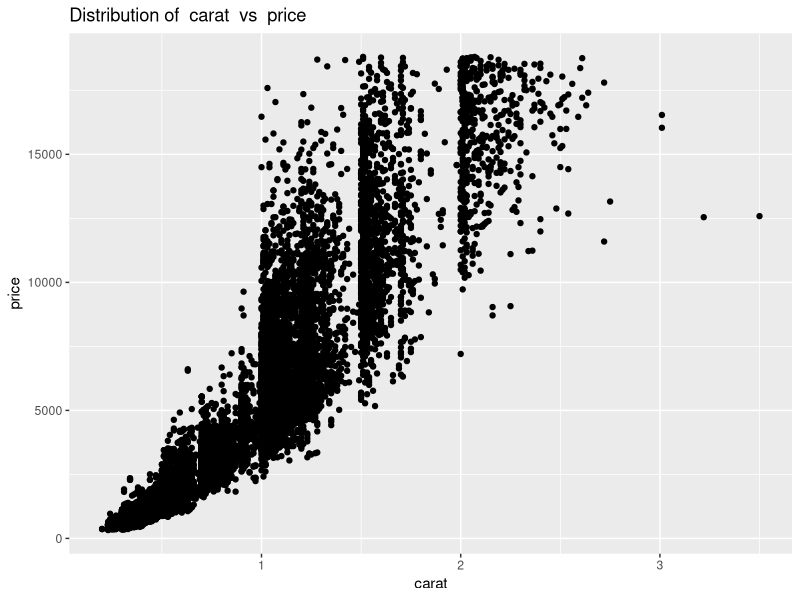
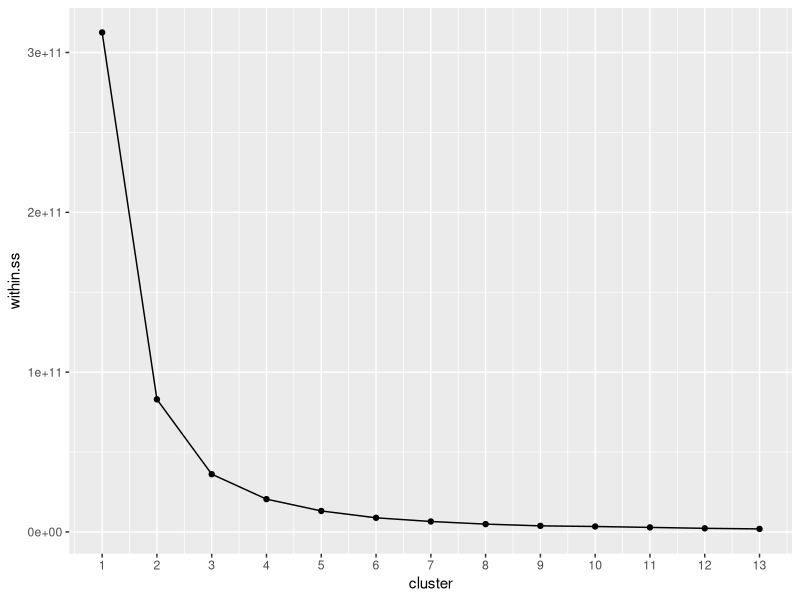
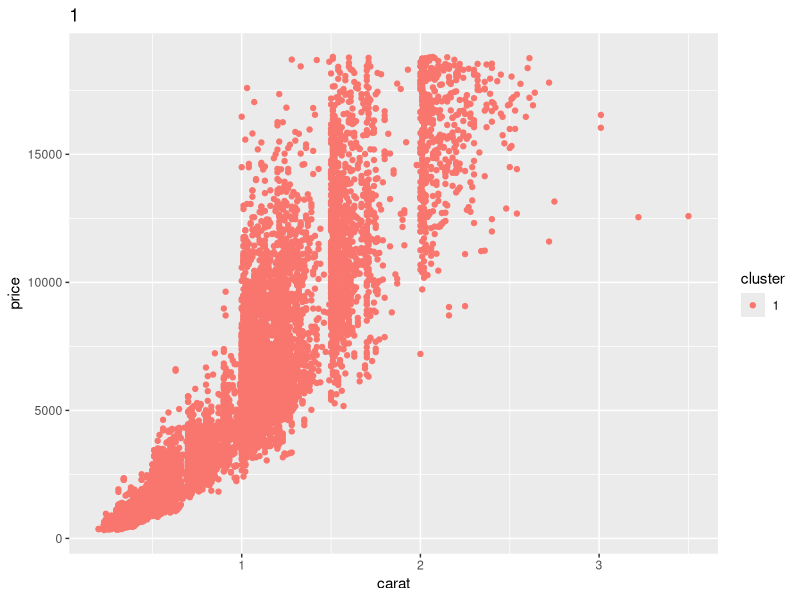
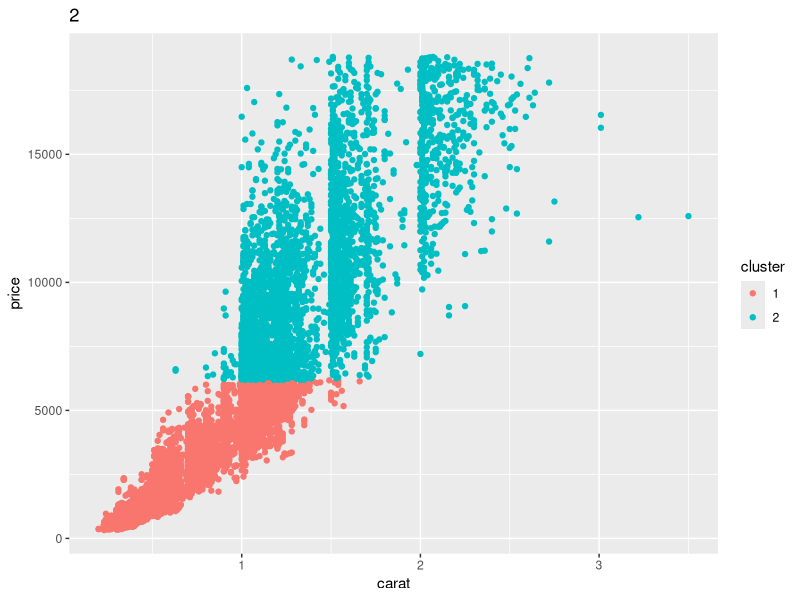
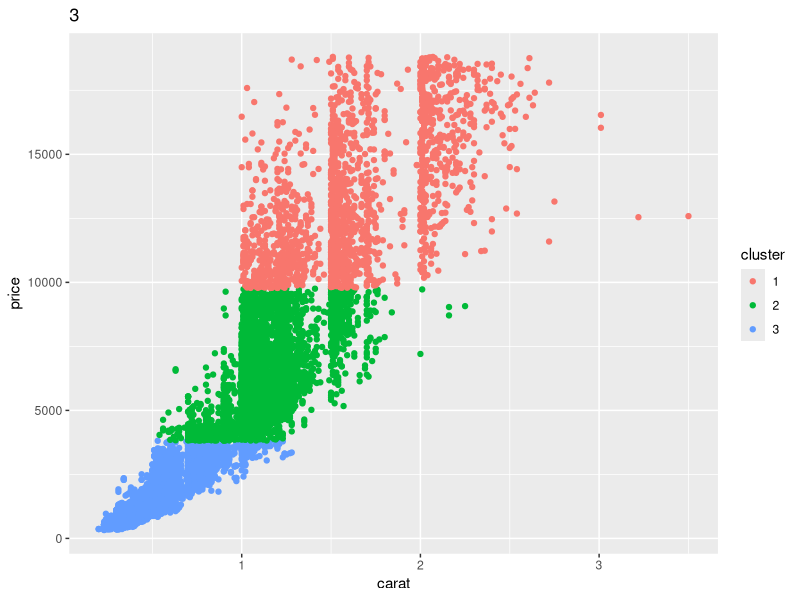

Generate these figures, in order, with R: (Note: this script raises an error after producing the figures.)
####  K-mean Clustering in ggPlot
#     Nick Waters
#       20150121
#        Version 1
#Sub Source:http://www.r-bloggers.com/bot-botany-k-means-and-ggplot2/ 
#Main Source: http://rstudio-pubs-static.s3.amazonaws.com/2598_ccd642fc32854463844c6f9cc153983a.html



library(ggplot2)
library(plyr)
require(graphics)

#numeric variables of interest   TWEAK THIS LATER0
var1<-"carat"
var2<-"price"
var3<-"table"
#catagorical variables of interest
catvar<-"color"

#open file, but for now use diamonds dataset
file1<-diamonds
sub1<-file1[file1$cut=='Ideal', ]
sub1.5<-sub1[c(var1, var2, var3,catvar)]
sub2<-sub1[c(var1, var2, var3)]


#plot basic 
ggplot(sub2, aes(x=sub2[[var1]], y=sub2[[var2]])) + geom_point()+
  labs(title=(paste("Distribution of ",var1," vs ",var2)), x=var1, y=var2
)

#######################Graph to determine centers
dia.kmeans<-lapply(1:13, function(i){
  kmeans(sub2[,c(var1, var2)], centers = i)
})

lapply(dia.kmeans, function(x) x$withinss)

dia.within.ss <- sapply(dia.kmeans, function(x) sum(x$withinss))
ggplot(data.frame(cluster = 1:13, within.ss = dia.within.ss), aes(cluster, within.ss)) +
  geom_point() + geom_line() +
  scale_x_continuous(breaks = 0:13)
##################

clustRange<-1:3   ### Set this based on above plot's inflection point
dia.kmeans<-lapply(clustRange, function(i){
  kmeans(sub2[,c(var1, var2)], centers = i)})
cluster.colors <- lapply(dia.kmeans, function(x) x$cluster)


l_ply(cluster.colors,
      function(colors) {
        plot.dat <- cbind(sub2, cluster = factor(colors))
        gg.obj <- ggplot(plot.dat, aes(x=sub2[[var1]], y=sub2[[var2]], color = cluster)) +
          geom_point() + labs(title = paste(nlevels(factor(colors))),x=var1, y=var2)        
        print(gg.obj)
})

#####    Plotting centers for reference
sub3<-kmeans(sub2, 3)    ####SET RANGE####
sub4<-sub2
sub4[[catvar]]<-sub1.5[[catvar]]
sub4$cluster<-factor(sub3$cluster)
centers<-as.data.frame(sub3$centers)

#####Center Focus
ggplot(data=sub4, aes(x=sub4[[var1]], y=sub4[[var2]], color = sub4$cluster)) + 
  geom_point() + 
#  facet_wrap(~color)+
  geom_point(data=centers, aes(x=centers[[var1]], y=centers[[var2]], color='Center'))+
  geom_point(data=centers, aes(x=centers[[var1]], y=centers[[var2]], size=152, alpha=.3))


makeFacetClusters<- function(x){
  
}


ggplot(data=sub4, aes(x=sub4[[var1]], y=sub4[[var2]], color = sub4$cluster)) + 
  geom_point() + 
  facet_wrap(~color)

  